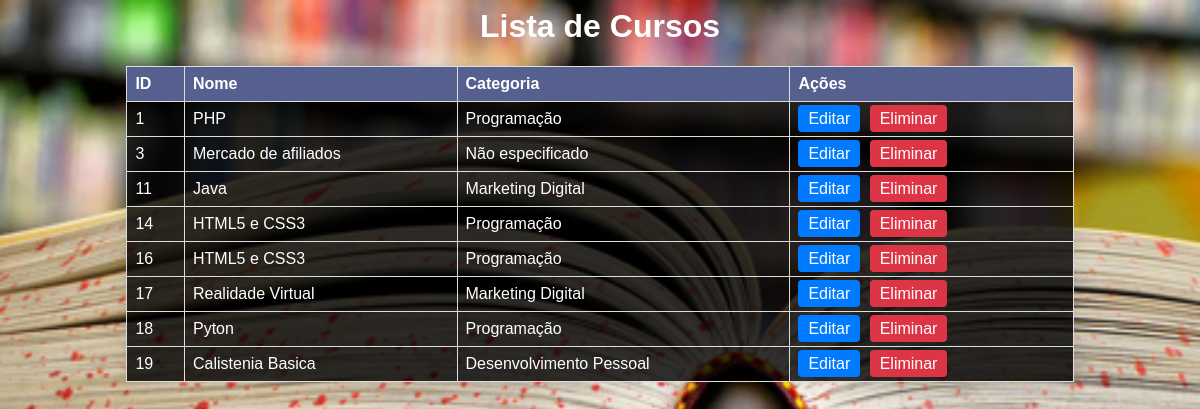
/php/teste.php, run on the app's committed database.
### tables this page shows
CREATE TABLE `cursos` (
  `id` int(11) NOT NULL,
  `nome` varchar(255) NOT NULL,
  `descricao` text DEFAULT NULL,
  `imagem` varchar(255) DEFAULT NULL,
  `categoria_id` int(11) NOT NULL,
  `instrutor_id` int(11) NOT NULL
);

CREATE TABLE `categorias` (
  `id` int(11) NOT NULL,
  `nome` varchar(255) NOT NULL,
  `descricao` text DEFAULT NULL
);

### php/teste.php (the view, shortened to what this page needs)
<link rel="stylesheet" href="../css/suzana.css">
<!DOCTYPE html>
<html lang="en">
<head>
</head>
<body>
    <h1>Lista de Cursos</h1>
    <table>
        <thead>
            <tr>
                <th>ID</th>
                <th>Nome</th>
                <th>Categoria</th>
                <th>Ações</th>
            </tr>
        </thead>
        <tbody>
            <?php
            $database = new DB();
            $conn = $database->connect();
            $query = "SELECT id, nome, categoria_id FROM cursos";
            $stmt = $conn->prepare($query);
            $stmt->execute();
            while ($row = $stmt->fetch(PDO::FETCH_ASSOC)) {
                $id_curso = $row['id'];
                $nome_curso = $row['nome'];
                $categoria_id = $row['categoria_id'];
                $query_categoria = "SELECT nome FROM categorias WHERE id = :categoria_id";
                $stmt_categoria = $conn->prepare($query_categoria);
                $stmt_categoria->bindParam(':categoria_id', $categoria_id, PDO::PARAM_INT);
                $stmt_categoria->execute();
                $categoria = $stmt_categoria->fetch(PDO::FETCH_ASSOC);
                $nome_categoria = ($categoria && isset($categoria['nome'])) ? $categoria['nome'] : "Não especificado";
                echo "<tr>";
                echo "<td>$id_curso</td>";
                echo "<td> <a href='listarAula.php?id_curso=$id_curso'>$nome_curso</a/td>";
                echo "<td>$nome_categoria</td>";
                echo "<td>
                        <a href='editarCurso.php?id_curso=$id_curso' class='btn-editar'>Editar</a>
                        <a href='eliminarCurso.php?id_curso=$id_curso' class='btn-eliminar'>Eliminar</a>
                      </td>";
                echo "</tr>";
            }
            ?>
        </tbody>
    </table>
</body>
</html>

### css/suzana.css (style rules this page uses)
body { font-family:Arial, Helvetica, sans-serif ; background-image: url('../imagens/capa.jpg'); background-color: rgba(0, 128, 255, 0.884); background-size: cover; }
table { font-family: sans-serif; font-weight: 100; border-collapse: separate; overflow: hidden; box-shadow: 0 0 20px #0000001a; }
th,td { background-color:rgba(0, 0, 0, 0.8); padding: 15px; color: white; }
thead th { background-color: #55608f; }
tbody td { position: relative; }

### php/teste.php (style rules this page uses)
table { border-collapse: collapse; width: 80%; margin: 20px auto; }
th, td { border: 1px solid #ddd; padding: 8px; text-align: left; }
th { background-color: #f2f2f2; }
.btn-editar, .btn-eliminar { padding: 5px 10px; text-decoration: none; color: #fff; border-radius: 4px; margin-right: 5px; }
.btn-editar { background-color: #007bff; }
.btn-eliminar { background-color: #dc3545; }
table a { color: white; text-decoration: none; }
h1 { color: white; text-align: center; }

### data on the page
cursos: id "1", nome "PHP", categoria.nome "Programação"
cursos: id "3", nome "Mercado de afiliados", nome_categoria "Não especificado"
cursos: id "11", nome "Java", categoria.nome "Marketing Digital"
cursos: id "14", nome "HTML5 e CSS3", categoria.nome "Programação"
cursos: id "16", nome "HTML5 e CSS3", categoria.nome "Programação"
cursos: id "17", nome "Realidade Virtual", categoria.nome "Marketing Digital"
cursos: id "18", nome "Pyton", categoria.nome "Programação"
cursos: id "19", nome "Calistenia Basica", categoria.nome "Desenvolvimento Pessoal"
